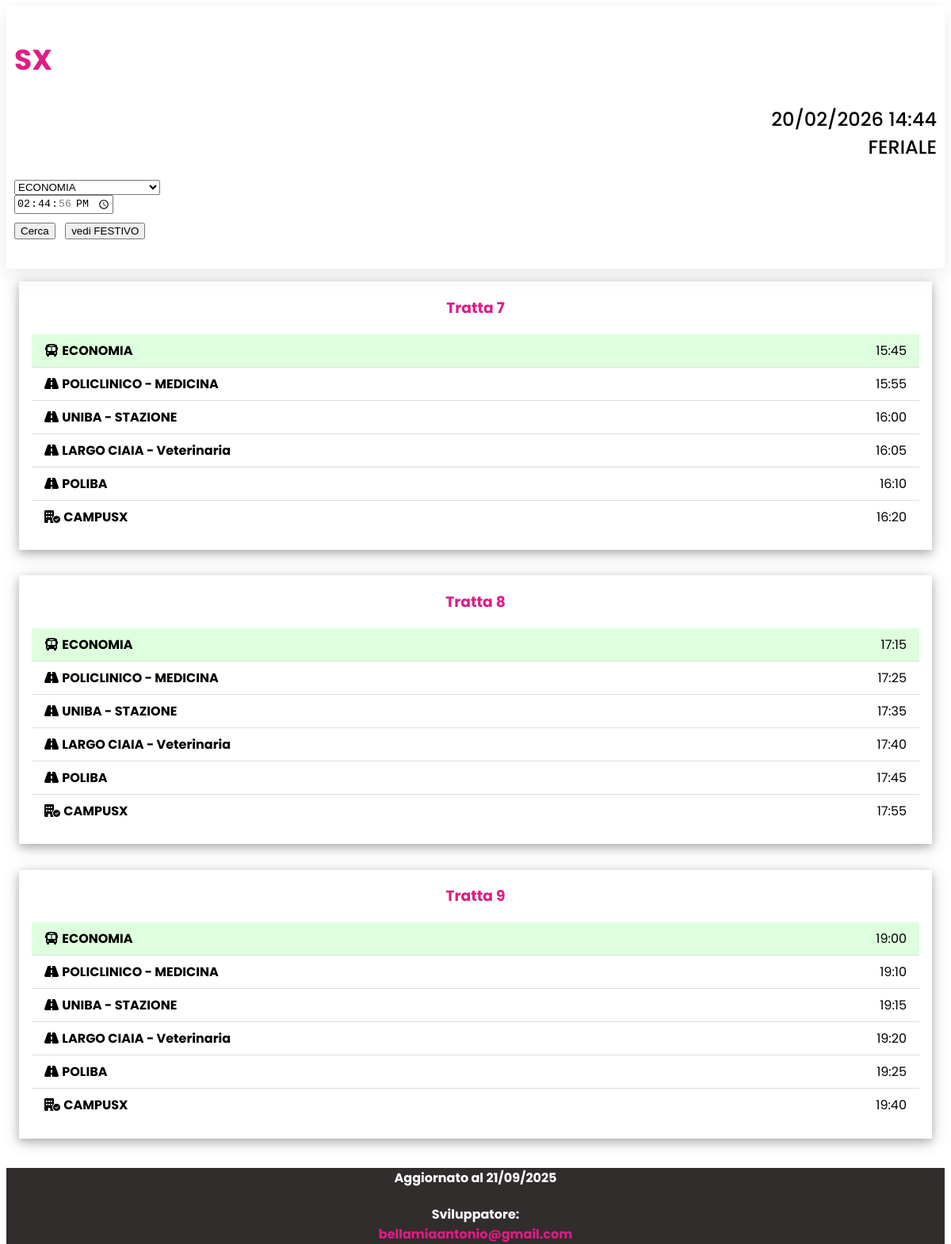
Page /partenza.php?fermata=eco on the committed database.
### tables this page shows
CREATE TABLE IF NOT EXISTS `orari` (
  `id` int NOT NULL AUTO_INCREMENT,
  `orario` time DEFAULT NULL,
  `tipoGiorno` tinyint(1) NOT NULL DEFAULT '1',
  `tratta` int UNSIGNED NOT NULL,
  `idLuogo` varchar(3) NOT NULL DEFAULT 'stz',
  PRIMARY KEY (`id`),
  UNIQUE KEY `orario` (`orario`,`tipoGiorno`),
  KEY `idLuogo` (`idLuogo`),
  KEY `tipoGiorno` (`tipoGiorno`,`tratta`),
  KEY `fk_orari_tratte` (`tratta`,`tipoGiorno`)
);

CREATE TABLE IF NOT EXISTS `luogo` (
  `id` varchar(3) NOT NULL,
  `denominazione` text NOT NULL,
  PRIMARY KEY (`id`)
);

### partenza.php (the view, shortened to what this page needs)
<?php
$fermata = $_GET['fermata'];
$tipoGiorno = isset($_GET['fest']) ? (int)$_GET['fest'] : (date('N') < 6 ? 0 : 1);
$ora = isset($_GET['orario']) ? $_GET['orario'] : date('H:i:s');
include_once 'header.php';
$queryTratte = "
    SELECT DISTINCT tratta
    FROM orari
    WHERE tipoGiorno = $tipoGiorno AND idLuogo = '$fermata'
";
$tratteResult = $sxConn->query($queryTratte);
while($trattaRow = $tratteResult->fetch_assoc()) {
    $tratta = $trattaRow['tratta'];
    $note = "";
    $queryStart = "
        SELECT orario
        FROM orari
        WHERE tratta = $tratta AND tipoGiorno = $tipoGiorno AND idLuogo = '$fermata' AND orario >= '$ora'
        ORDER BY orario ASC LIMIT 1
    ";
    $startResult = $sxConn->query($queryStart);
    if($startResult->num_rows == 0) continue;
    $startOrario = $startResult->fetch_assoc()['orario'];
    $queryOrari = "
        SELECT O.orario, O.idLuogo, L.denominazione
        FROM orari O
        JOIN luogo L ON L.id = O.idLuogo
        WHERE O.tratta = $tratta
        AND O.tipoGiorno = $tipoGiorno
        AND O.orario >= '$startOrario'
        ORDER BY O.orario
    ";
    $resultOrari = $sxConn->query($queryOrari);
    $fermate = [];
    while($row = $resultOrari->fetch_assoc()){
        $fermate[] = $row;
    }
    echo '<div class="w3-container">';
    echo '  <div class="w3-panel w3-card-4">';
    echo "    <h3 class='w3-center c-primary'>Tratta $tratta$note</h3>";
    echo "    <ul class='w3-ul'>";
    foreach ($fermate as $i => $row) {
        $orarioFmt = substr($row['orario'], 0, 5);
        $classeExtra = '';
        $icona = "<i class='fa-solid fa-road'></i> ";
        if ($i == 0) {
            $classeExtra = ' w3-pale-green';
            $icona = "<i class='fa-solid fa-bus'></i> ";
        } elseif ($i == count($fermate) - 1) {
            $classeExtra = '';
            $icona = "<i class='fa-solid fa-building-circle-check'></i> ";
        }
        echo "<li class='$classeExtra' data-luogo='{$row['idLuogo']}' data-orario='{$row['orario']}'>
                $icona <b>{$row['denominazione']}</b>
                <span class='w3-right'>{$orarioFmt}</span>
              </li>";
    }
    echo "    </ul>";
    echo "  </div>";
    echo "</div>";
}
include_once 'footer.php';
?>

### styles/w3.css (style rules this page uses)
.w3-ul { list-style-type: none; padding: 0; margin: 0 }
.w3-ul li { padding: 8px 16px; border-bottom: 1px solid #ddd }
.w3-ul li:last-child { border-bottom: none }
.w3-main, { transition: margin-left .4s }
.w3-container:after, .w3-container:before, .w3-panel:after, .w3-panel:before, .w3-row:after, .w3-row:before, .w3-row-padding:after, .w3-row-padding:before, .w3-cell-row:before, .w3-cell-row:after, .w3-clear:after, .w3-clear:before, .w3-bar:before, .w3-bar:after { content: ""; display: table; clear: both }
.w3-container, .w3-panel { padding: 0.01em 16px }
.w3-panel { margin-top: 16px; margin-bottom: 16px }
.w3-card-4, .w3-hover-shadow:hover { box-shadow: 0 4px 10px 0 rgba(0, 0, 0, 0.2), 0 4px 20px 0 rgba(0, 0, 0, 0.19) }
.w3-center { text-align: center !important }
.w3-right { float: right !important }
.w3-pale-green, .w3-hover-pale-green:hover { color: #000 !important; background-color: #ddffdd !important }

### styles/general.css (style rules this page uses)
:root { --primary-color: rgb(223, 29, 132); --footer-color: rgb(52, 52, 52); }
html, body { height: 100%; }
body { word-wrap: break-word; overflow-wrap: break-word; white-space: normal; }
.c-primary { color: var(--primary-color) !important; }

### rows in the picture
orari: idLuogo.denominazione "ECONOMIA", orario "15:45"
orari: idLuogo.denominazione "POLICLINICO - MEDICINA", orario "15:55"
orari: idLuogo.denominazione "UNIBA - STAZIONE", orario "16:00"
orari: idLuogo.denominazione "LARGO CIAIA - Veterinaria", orario "16:05"
orari: idLuogo.denominazione "POLIBA", orario "16:10"
orari: idLuogo.denominazione "CAMPUSX", orario "16:20"
orari: idLuogo.denominazione "ECONOMIA", orario "17:15"
orari: idLuogo.denominazione "POLICLINICO - MEDICINA", orario "17:25"
orari: idLuogo.denominazione "UNIBA - STAZIONE", orario "17:35"
orari: idLuogo.denominazione "LARGO CIAIA - Veterinaria", orario "17:40"
orari: idLuogo.denominazione "POLIBA", orario "17:45"
orari: idLuogo.denominazione "CAMPUSX", orario "17:55"
orari: idLuogo.denominazione "ECONOMIA", orario "19:00"
orari: idLuogo.denominazione "POLICLINICO - MEDICINA", orario "19:10"
orari: idLuogo.denominazione "UNIBA - STAZIONE", orario "19:15"
orari: idLuogo.denominazione "LARGO CIAIA - Veterinaria", orario "19:20"
orari: idLuogo.denominazione "POLIBA", orario "19:25"
orari: idLuogo.denominazione "CAMPUSX", orario "19:40"

### other values in the picture
$tratta "7"
$tratta "8"
$tratta "9"
form field fermata "ECONOMIA"
